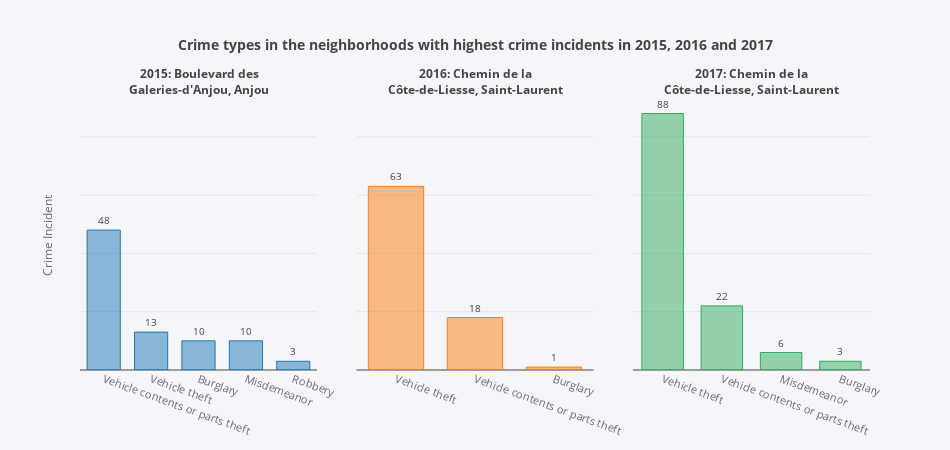

The code cell stored with this chart in its notebook:
### Code cell
# merge dataframes
tcp = pd.merge(topdf, top_neighb, on=['COORDS','YEAR'])

# summarize data and define a new dataframe
grptcp = tcp.groupby(['YEAR', 'ADAPTED_CATEGORY']).agg({'ADAPTED_CATEGORY': 'count'}).rename(columns={'ADAPTED_CATEGORY':'CRIME_INCIDENT'}).reset_index()
tot =[grptcp[grptcp['YEAR']==year].sort_values('CRIME_INCIDENT', ascending=False) for year in yearlist]
prevcrime = pd.concat(tot, ignore_index=True)

# display result
display(topdf[['YEAR', 'CRIME_INCIDENT', 'NEIGHBORHOOD']])

# define chart data and plot
data = prevcrime
chdata = {'trace_data':data, 'x':'ADAPTED_CATEGORY', 'y':'CRIME_INCIDENT'}
chlayout= {'height':450, 'width':950, 'title':"<b>Crime types in the neighborhoods with highest crime incidents in 2015, 2016 and 2017</b>", 'yaxistitle':'Crime Incident','tickangle':20}

plotchart(chdata, chlayout, titlelist, yearlist, subtitlelist=klist)

### Figure 1 — Plotly figure (JSON) as saved in the notebook; plotly's stock layout.template omitted (floating-point values rounded to 4 significant figures)
{"data": [{"cliponaxis": false, "hoverinfo": "text", "marker": {"color": "rgba(31, 119, 180, 0.5)", "line": {"color": "rgba(31, 119, 180, 1.0)", "width": 1}}, "name": "Burglary", "outsidetextfont": {"size": "10"}, "text": [48, 13, 10, 10, 3], "textposition": "outside", "type": "bar", "width": 0.7, "x": ["Vehicle contents or parts theft", "Vehicle theft", "Burglary", "Misdemeanor", "Robbery"], "xaxis": "x1", "y": [48, 13, 10, 10, 3], "yaxis": "y1"}, {"cliponaxis": false, "hoverinfo": "text", "marker": {"color": "rgba(255, 127, 14, 0.5)", "line": {"color": "rgba(255, 127, 14, 1.0)", "width": 1}}, "name": "Vehicle contents or parts theft", "outsidetextfont": {"size": "10"}, "text": [63, 18, 1], "textposition": "outside", "type": "bar", "width": 0.7, "x": ["Vehicle theft", "Vehicle contents or parts theft", "Burglary"], "xaxis": "x2", "y": [63, 18, 1], "yaxis": "y1"}, {"cliponaxis": false, "hoverinfo": "text", "marker": {"color": "rgba(50, 171, 96, 0.5)", "line": {"color": "rgba(50, 171, 96, 1.0)", "width": 1}}, "name": "Misdemeanor", "outsidetextfont": {"size": "10"}, "text": [88, 22, 6, 3], "textposition": "outside", "type": "bar", "width": 0.7, "x": ["Vehicle theft", "Vehicle contents or parts theft", "Misdemeanor", "Burglary"], "xaxis": "x3", "y": [88, 22, 6, 3], "yaxis": "y1"}], "layout": {"annotations": [{"font": {"size": 12}, "showarrow": false, "text": "<b><b>2015: Boulevard des<br>Galeries-d'Anjou, Anjou</b></b>", "x": 0.15, "xanchor": "center", "xref": "paper", "y": 1, "yanchor": "bottom", "yref": "paper"}, {"font": {"size": 12}, "showarrow": false, "text": "<b><b>2016: Chemin de la<br>Côte-de-Liesse, Saint-Laurent</b></b>", "x": 0.5, "xanchor": "center", "xref": "paper", "y": 1, "yanchor": "bottom", "yref": "paper"}, {"font": {"size": 12}, "showarrow": false, "text": "<b><b>2017: Chemin de la<br>Côte-de-Liesse, Saint-Laurent</b></b>", "x": 0.85, "xanchor": "center", "xref": "paper", "y": 1, "yanchor": "bottom", "yref": "paper"}], "autosize": false, "height": 450, "paper_bgcolor": "rgba(245, 246, 249, 1)", "plot_bgcolor": "rgba(245, 246, 249, 1)", "showlegend": false, "title": "<b>Crime types in the neighborhoods with highest crime incidents in 2015, 2016 and 2017</b>", "titlefont": {"size": 14}, "width": 950, "xaxis1": {"anchor": "y1", "domain": [0, 0.3], "tickangle": 20, "tickfont": {"color": "rgb(107, 107, 107)", "size": 11}, "titlefont": {"color": "rgb(107, 107, 107)", "size": 11}}, "xaxis2": {"anchor": "free", "domain": [0.35, 0.65], "position": 0, "tickangle": 20, "tickfont": {"color": "rgb(107, 107, 107)", "size": 11}, "titlefont": {"color": "rgb(107, 107, 107)", "size": 11}}, "xaxis3": {"anchor": "free", "domain": [0.7, 1], "position": 0, "tickangle": 20, "tickfont": {"color": "rgb(107, 107, 107)", "size": 11}, "titlefont": {"color": "rgb(107, 107, 107)", "size": 11}}, "yaxis1": {"anchor": "x1", "domain": [0, 1], "showgrid": true, "showticklabels": false, "title": "Crime Incident", "titlefont": {"color": "rgb(107, 107, 107)", "size": 12}}, "yaxis2": {"showgrid": true, "showticklabels": false, "title": "Crime Incident", "titlefont": {"color": "rgb(107, 107, 107)", "size": 12}}, "yaxis3": {"showgrid": true, "showticklabels": false, "title": "Crime Incident", "titlefont": {"color": "rgb(107, 107, 107)", "size": 12}}}}
